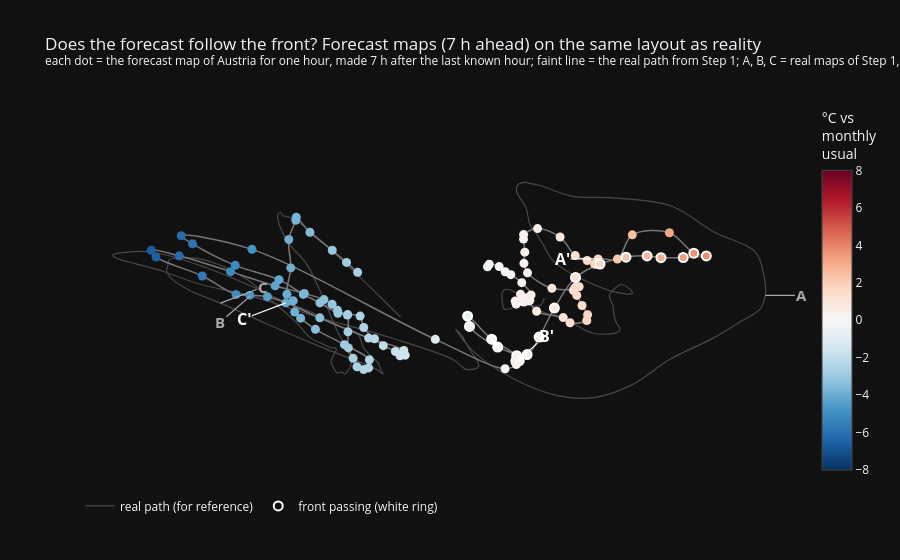

Notebook code for this chart:
### Markdown cell above
## Step 2: reality vs forecast (one map per hour)

Each dot is the **forecast** map of Austria for one hour. How it is made: for every hour t and every point, a
separate run starts at t − 6 h (the model knows everything up to t − 7 h) and forecasts 24 h; only its value for
hour t (the 7th forecast hour, so **7 h ahead**) is used here; the other 23 values are saved, not used in this figure. So every dot has the same head start (lead-time mode), 120 hours × all points = one run per point
and hour. Forecast and real maps were laid out **together**, so the faint line (the real path of Step 1) is on the
same layout. Colours and rings as in Step 1; A, B, C mark the real maps of Step 1, A′, B′, C′ the forecasts for
the same hours.

### Code cell
sel = win[::STEP]
model = load_model("NX-AI/TiRex-2", device="cpu")
if RESULTS.exists() and not RERUN and not QUICK:
    z = np.load(RESULTS)
    q = z["forecast"]
    print(f"loaded saved forecasts from {RESULTS.name}")
else:
    t0 = time.time()
    ts = [TimeseriesType(torch.from_numpy(T[t - LEAD - C : t - LEAD, c][None].copy()), None, None) for t in sel for c in pcols]
    out = model.forecast(ts, prediction_length=24, output_type="numpy", batch_size=128)
    q_all = np.stack([o[0][[0, 4, 8]] for o in out]).reshape(len(sel), len(pcols), 3, 24)  # runs started at t - LEAD, all 24 leads
    q = q_all[:, :, :, LEAD]  # (hours, points, q10/q50/q90) for hour t
    print(f"{len(ts)} forecasts in {time.time() - t0:.0f} s")
    np.savez_compressed(RESULTS, times=np.asarray(times[sel].astype(str)).astype("U"), point_id=Tw.columns[pcols].to_numpy(),
                        truth=T[sel][:, pcols], usual=usual[sel][:, pcols], forecast=q, lead=LEAD,
                        forecast_all_leads=q_all.astype(np.float16))
R2 = A[sel][:, pcols]
F2 = q[:, :, 1] - usual[sel][:, pcols]
xy, kept = mds(np.vstack([R2, F2]))
xr, xf = xy[: len(sel)], xy[len(sel):]
ts2 = times[sel]
err = np.sqrt(((F2 - R2) ** 2).mean(1))  # map error per hour (°C, root mean square over the points)
sh2 = share[::STEP]

ph2 = phase[::STEP]
keys2 = {k: i // STEP for k, i in keys.items()}
# only the forecast path (the real path is shown above in Step 1); same layout as computed together with reality
fig = go.Figure()
fig.add_trace(go.Scatter(x=xr[:, 0], y=xr[:, 1], mode="lines", line={"color": "rgba(200,200,200,0.3)", "width": 1.2, "shape": "spline"},
                         name="real path (for reference)", hoverinfo="skip"))
fig.add_trace(go.Scatter(x=xf[:, 0], y=xf[:, 1], mode="lines", line={"color": "#777777", "width": 1.5, "shape": "spline"},
                         hoverinfo="skip", showlegend=False))
fig.add_trace(go.Scatter(x=xf[:, 0], y=xf[:, 1], mode="markers", showlegend=False,
                         marker={"color": F2.mean(1), "colorscale": "RdBu_r", "cmin": -CLIM, "cmax": CLIM, "size": 9,
                                     "line": {"color": np.where(ph2 == 1, "white", "rgba(0,0,0,0)"), "width": 2},
                                     "colorbar": {"title": "°C vs<br>monthly<br>usual"}},
                         text=[f"{label(t)} (forecast)<br>Austria on average {a:+.1f} °C vs monthly usual<br>forecast map error {e:.1f} °C"
                               for t, a, e in zip(ts2, F2.mean(1), err)],
                         hovertemplate="%{text}<extra></extra>"))
fig.add_trace(go.Scatter(x=[None], y=[None], mode="markers", name="front passing (white ring)",
                         marker={"color": "rgba(0,0,0,0)", "size": 9, "line": {"color": "white", "width": 2}}))
for k, i in keys2.items():  # A, B, C on the real path (grey, like the reference line); A', B', C' on the forecast path
    fig.add_annotation(x=xr[i, 0], y=xr[i, 1], text=f"<b>{k}</b>", showarrow=True, arrowcolor="#aaaaaa", arrowwidth=1.2,
                       ax=-KEY_POS[k][0], ay=-KEY_POS[k][1], font={"size": 15, "color": "#aaaaaa"}, bgcolor="rgba(0,0,0,0)", borderwidth=0)
    fig.add_annotation(x=xf[i, 0], y=xf[i, 1], text=f"<b>{k}′</b>", showarrow=True, arrowcolor="white", arrowwidth=1.2,
                       ax=KEY_POS[k][0], ay=KEY_POS[k][1], font={"size": 16, "color": "white"}, bgcolor="rgba(0,0,0,0)", borderwidth=0)
pad = 0.05 * np.ptp(xy, axis=0)
fig.update_xaxes(visible=False, range=[xy[:, 0].min() - pad[0], xy[:, 0].max() + pad[0]])
fig.update_yaxes(visible=False, range=[xy[:, 1].min() - pad[1], xy[:, 1].max() + pad[1]], scaleanchor="x")
fig.update_layout(height=560, template="plotly_dark", legend={"orientation": "h", "y": -0.03, "x": 0},
                  title=f"Does the forecast follow the front? Forecast maps ({LEAD + 1} h ahead) on the same layout as reality"
                        "<br><sup>each dot = the forecast map of Austria for one hour, made 7 h after the last known hour; faint line = the real path from Step 1; "
                        "A, B, C = real maps of Step 1, A′, B′, C′ = forecasts for the same hours</sup>", margin={"t": 100})
fig.write_html(FIG / "exp7_reality_vs_forecast.html", include_plotlyjs="cdn", config=EDIT)
fig.show(config=EDIT)

### Figure 1 — Plotly figure (JSON) as saved in the notebook; plotly's stock layout.template omitted (floating-point values rounded to 4 significant figures)
{"data": [{"hoverinfo": "skip", "line": {"color": "rgba(200,200,200,0.3)", "shape": "spline", "width": 1.2}, "mode": "lines", "name": "real path (for reference)", "type": "scatter", "x": [41.65, 40.18, 33.8, 26.9, 26.22, 26.17, 27.39, 29.23, 31.88, 38.52, 51.02, 59.44, 68.01, 69.76, 67.99, 67.05, 65.86, 70.37, 72.98, 74.38, 67.27, 51.29, 44.9, 41.33, 38.63, 36.34, 34.89, 32.24, 31.38, 31.94, 34.49, 35.82, 40.12, 52.08, 65.97, 88.32, 104.8, 120.0, 123.2, 123.7, 121.7, 114.4, 103.9, 88.32, 74.38, 60.12, 46.18, 29.77, 14.99, 8.808, 11.2, 14.3, 16.5, 17.37, 16.09, 14.78, 12.66, 7.689, -14.95, -43.31, -67.24, -86.54, -99.98, -110.0, -117.1, -118.3, -114.5, -103.2, -84.04, -65.48, -53.82, -43.96, -37.56, -32.09, -27.35, -25.25, -22.65, -21.44, -19.67, -18.88, -17.96, -21.0, -40.01, -61.89, -78.33, -89.92, -96.18, -98.35, -97.89, -97.39, -93.88, -84.3, -68.6, -57.5, -50.13, -45.13, -40.08, -37.27, -35.36, -36.77, -37.36, -36.57, -35.15, -33.18, -32.34, -29.78, -35.41, -40.94, -46.45, -53.01, -56.33, -57.13, -56.15, -55.3, -52.69, -47.48, -36.69, -26.98, -18.97, -11.55], "y": [-0.3864, -3.086, -2.96, -4.424, -2.077, 1.833, 2.878, 2.656, 1.091, -4.178, -9.078, -13.27, -13.31, -12.11, -8.463, -2.857, 0.8328, 4.689, 3.3, 1.411, 2.051, 8.946, 13.54, 19.38, 23.84, 27.0, 33.28, 37.47, 39.49, 41.73, 42.57, 42.3, 41.41, 37.41, 36.88, 33.99, 24.08, 16.79, 7.503, 0.7077, -4.467, -9.091, -15.37, -23.04, -32.41, -37.23, -36.41, -29.99, -19.7, -11.85, -14.31, -19.88, -22.86, -25.65, -26.57, -26.78, -26.78, -23.03, -15.11, -7.05, 0.4874, 4.97, 9.717, 12.47, 14.53, 15.66, 16.53, 16.66, 11.09, 3.44, -1.993, -5.842, -9.557, -11.51, -13.66, -18.89, -21.67, -22.87, -24.7, -26.99, -28.44, -26.47, -18.89, -9.549, -2.21, 2.596, 6.582, 9.906, 11.54, 13.83, 14.56, 13.81, 6.648, -2.888, -9.446, -14.99, -17.49, -18.75, -19.01, -22.26, -23.71, -25.91, -28.06, -27.79, -28.52, -24.21, -11.81, 1.257, 12.36, 19.95, 26.31, 30.31, 31.5, 30.33, 29.63, 26.4, 16.94, 7.733, -0.005338, -7.383]}, {"hoverinfo": "skip", "line": {"color": "#777777", "shape": "spline", "width": 1.5}, "mode": "lines", "showlegend": false, "type": "scatter", "x": [20.65, 21.3, 24.99, 27.22, 29.3, 33.37, 36.81, 32.91, 33.28, 30.92, 31.28, 34.12, 35.41, 36.36, 36.06, 35.55, 38.86, 48.74, 51.25, 57.47, 57.77, 55.7, 53.76, 52.51, 54.64, 53.27, 52.92, 44.53, 35.5, 34.17, 34.49, 34.01, 34.03, 39.22, 47.57, 53.17, 57.6, 60.32, 60.64, 61.67, 68.81, 74.34, 88.09, 97.13, 101.8, 93.21, 84.96, 79.82, 72.0, 62.36, 53.29, 45.44, 39.79, 35.35, 24.44, 13.98, 13.28, 22.18, 31.48, 32.4, 31.24, 30.87, 31.33, 27.17, 1.294, -66.66, -92.9, -88.69, -72.87, -56.65, -47.61, -41.47, -34.81, -31.15, -26.57, -25.24, -21.24, -17.97, -13.48, -11.76, -9.85, -10.38, -23.41, -41.51, -54.09, -60.95, -67.44, -72.57, -85.09, -102.3, -104.0, -93.64, -74.62, -58.08, -47.24, -39.98, -36.96, -34.94, -31.3, -31.08, -30.91, -29.17, -27.74, -25.26, -23.41, -23.13, -32.38, -43.14, -48.62, -50.82, -51.36, -53.71, -52.28, -53.01, -50.41, -50.24, -45.18, -36.9, -31.6, -27.49], "y": [11.3, 12.22, 11.34, 9.426, 8.347, 5.396, 0.836, 1.112, -1.45, -1.451, -2.591, -1.812, -0.2207, -1.145, -1.313, -0.632, -5.215, -7.559, -9.48, -8.651, -6.467, -3.068, 0.6673, 2.466, 3.884, 3.732, 3.217, 3.28, 9.024, 12.56, 16.7, 21.55, 23.22, 25.42, 22.3, 15.41, 13.62, 12.32, 12.2, 14.2, 14.14, 23.11, 23.91, 16.32, 15.29, 14.72, 14.67, 15.31, 14.81, 12.31, 7.302, -4.028, -14.79, -21.27, -18.5, -10.82, -7.031, -15.57, -21.68, -23.65, -23.92, -23.34, -24.97, -26.52, -15.62, 17.73, 22.78, 19.8, 11.81, 6.491, 1.043, -2.114, -5.956, -6.441, -7.0, -11.25, -15.41, -17.97, -20.13, -21.75, -21.48, -19.72, -15.15, -7.642, -2.086, 0.1848, 0.7459, 1.012, 7.869, 14.86, 17.39, 15.34, 9.47, 4.207, 1.377, -0.9006, -2.603, -4.868, -6.643, -12.83, -18.79, -22.64, -25.77, -26.82, -26.23, -23.24, -17.6, -11.93, -7.765, -5.486, -1.352, 1.079, 10.85, 21.38, 28.53, 29.65, 24.07, 17.41, 12.89, 9.213]}, {"hovertemplate": "%{text}<extra></extra>", "marker": {"cmax": 8, "cmin": -8, "color": [-0.3727, -0.335, -0.1308, 0.01318, 0.1144, 0.3258, 0.5175, 0.3402, 0.3597, 0.2425, 0.2339, 0.3577, 0.421, 0.4742, 0.4663, 0.4307, 0.6393, 1.167, 1.326, 1.657, 1.648, 1.533, 1.421, 1.358, 1.452, 1.382, 1.368, 0.9254, 0.4163, 0.3308, 0.3138, 0.2541, 0.2473, 0.5271, 0.9916, 1.321, 1.571, 1.736, 1.753, 1.796, 2.156, 2.434, 3.134, 3.589, 3.8, 3.363, 2.927, 2.65, 2.23, 1.74, 1.29, 0.9342, 0.7118, 0.5535, 0.01442, -0.5619, -0.5929, -0.1065, 0.3857, 0.4226, 0.3437, 0.3101, 0.3365, 0.1479, -1.173, -4.783, -6.2, -5.927, -5.025, -4.134, -3.628, -3.321, -2.961, -2.767, -2.528, -2.443, -2.223, -2.054, -1.825, -1.728, -1.617, -1.652, -2.354, -3.34, -4.03, -4.422, -4.78, -5.07, -5.714, -6.59, -6.661, -6.111, -5.121, -4.232, -3.655, -3.257, -3.094, -2.979, -2.805, -2.776, -2.762, -2.653, -2.567, -2.447, -2.359, -2.352, -2.839, -3.415, -3.71, -3.83, -3.869, -3.987, -3.91, -3.908, -3.77, -3.746, -3.512, -3.093, -2.823, -2.619], "colorbar": {"title": {"text": "°C vs<br>monthly<br>usual"}}, "colorscale": [[0.0, "rgb(5,48,97)"], [0.1, "rgb(33,102,172)"], [0.2, "rgb(67,147,195)"], [0.3, "rgb(146,197,222)"], [0.4, "rgb(209,229,240)"], [0.5, "rgb(247,247,247)"], [0.6, "rgb(253,219,199)"], [0.7, "rgb(244,165,130)"], [0.8, "rgb(214,96,77)"], [0.9, "rgb(178,24,43)"], [1.0, "rgb(103,0,31)"]], "line": {"color": ["rgba(0,0,0,0)", "rgba(0,0,0,0)", "rgba(0,0,0,0)", "rgba(0,0,0,0)", "rgba(0,0,0,0)", "rgba(0,0,0,0)", "rgba(0,0,0,0)", "rgba(0,0,0,0)", "rgba(0,0,0,0)", "rgba(0,0,0,0)", "rgba(0,0,0,0)", "rgba(0,0,0,0)", "rgba(0,0,0,0)", "rgba(0,0,0,0)", "rgba(0,0,0,0)", "rgba(0,0,0,0)", "rgba(0,0,0,0)", "rgba(0,0,0,0)", "rgba(0,0,0,0)", "rgba(0,0,0,0)", "rgba(0,0,0,0)", "rgba(0,0,0,0)", "rgba(0,0,0,0)", "rgba(0,0,0,0)", "rgba(0,0,0,0)", "rgba(0,0,0,0)", "rgba(0,0,0,0)", "rgba(0,0,0,0)", "rgba(0,0,0,0)", "rgba(0,0,0,0)", "rgba(0,0,0,0)", "rgba(0,0,0,0)", "rgba(0,0,0,0)", "rgba(0,0,0,0)", "rgba(0,0,0,0)", "rgba(0,0,0,0)", "rgba(0,0,0,0)", "rgba(0,0,0,0)", "rgba(0,0,0,0)", "rgba(0,0,0,0)", "rgba(0,0,0,0)", "rgba(0,0,0,0)", "rgba(0,0,0,0)", "white", "white", "white", "white", "white", "white", "white", "white", "white", "white", "white", "white", "white", "white", "white", "white", "white", "white", "rgba(0,0,0,0)", "rgba(0,0,0,0)", "rgba(0,0,0,0)", "rgba(0,0,0,0)", "rgba(0,0,0,0)", "rgba(0,0,0,0)", "rgba(0,0,0,0)", "rgba(0,0,0,0)", "rgba(0,0,0,0)", "rgba(0,0,0,0)", "rgba(0,0,0,0)", "rgba(0,0,0,0)", "rgba(0,0,0,0)", "rgba(0,0,0,0)", "rgba(0,0,0,0)", "rgba(0,0,0,0)", "rgba(0,0,0,0)", "rgba(0,0,0,0)", "rgba(0,0,0,0)", "rgba(0,0,0,0)", "rgba(0,0,0,0)", "rgba(0,0,0,0)", "rgba(0,0,0,0)", "rgba(0,0,0,0)", "rgba(0,0,0,0)", "rgba(0,0,0,0)", "rgba(0,0,0,0)", "rgba(0,0,0,0)", "rgba(0,0,0,0)", "rgba(0,0,0,0)", "rgba(0,0,0,0)", "rgba(0,0,0,0)", "rgba(0,0,0,0)", "rgba(0,0,0,0)", "rgba(0,0,0,0)", "rgba(0,0,0,0)", "rgba(0,0,0,0)", "rgba(0,0,0,0)", "rgba(0,0,0,0)", "rgba(0,0,0,0)", "rgba(0,0,0,0)", "rgba(0,0,0,0)", "rgba(0,0,0,0)", "rgba(0,0,0,0)", "rgba(0,0,0,0)", "rgba(0,0,0,0)", "rgba(0,0,0,0)", "rgba(0,0,0,0)", "rgba(0,0,0,0)", "rgba(0,0,0,0)", "rgba(0,0,0,0)", "rgba(0,0,0,0)", "rgba(0,0,0,0)", "rgba(0,0,0,0)", "rgba(0,0,0,0)", "rgba(0,0,0,0)", "rgba(0,0,0,0)", "rgba(0,0,0,0)", "rgba(0,0,0,0)"], "width": 2}, "size": 9}, "mode": "markers", "showlegend": false, "text": ["Mon 23 Mar 21:00 (forecast)<br>Austria on average -0.4 °C vs monthly usual<br>forecast map error 1.6 °C", "Mon 23 Mar 22:00 (forecast)<br>Austria on average -0.3 °C vs monthly usual<br>forecast map error 1.6 °C", "Mon 23 Mar 23:00 (forecast)<br>Austria on average -0.1 °C vs monthly usual<br>forecast map error 1.4 °C", "Tue 24 Mar 00:00 (forecast)<br>Austria on average +0.0 °C vs monthly usual<br>forecast map error 1.3 °C", "Tue 24 Mar 01:00 (forecast)<br>Austria on average +0.1 °C vs monthly usual<br>forecast map error 1.2 °C", "Tue 24 Mar 02:00 (forecast)<br>Austria on average +0.3 °C vs monthly usual<br>forecast map error 1.1 °C", "Tue 24 Mar 03:00 (forecast)<br>Austria on average +0.5 °C vs monthly usual<br>forecast map error 1.2 °C", "Tue 24 Mar 04:00 (forecast)<br>Austria on average +0.3 °C vs monthly usual<br>forecast map error 1.3 °C", "Tue 24 Mar 05:00 (forecast)<br>Austria on average +0.4 °C vs monthly usual<br>forecast map error 1.3 °C", "Tue 24 Mar 06:00 (forecast)<br>Austria on average +0.2 °C vs monthly usual<br>forecast map error 1.3 °C", "Tue 24 Mar 07:00 (forecast)<br>Austria on average +0.2 °C vs monthly usual<br>forecast map error 1.4 °C", "Tue 24 Mar 08:00 (forecast)<br>Austria on average +0.4 °C vs monthly usual<br>forecast map error 1.8 °C", "Tue 24 Mar 09:00 (forecast)<br>Austria on average +0.4 °C vs monthly usual<br>forecast map error 2.1 °C", "Tue 24 Mar 10:00 (forecast)<br>Austria on average +0.5 °C vs monthly usual<br>forecast map error 2.2 °C", "Tue 24 Mar 11:00 (forecast)<br>Austria on average +0.5 °C vs monthly usual<br>forecast map error 2.0 °C", "Tue 24 Mar 12:00 (forecast)<br>Austria on average +0.4 °C vs monthly usual<br>forecast map error 2.0 °C", "Tue 24 Mar 13:00 (forecast)<br>Austria on average +0.6 °C vs monthly usual<br>forecast map error 1.9 °C", "Tue 24 Mar 14:00 (forecast)<br>Austria on average +1.2 °C vs monthly usual<br>forecast map error 1.8 °C", "Tue 24 Mar 15:00 (forecast)<br>Austria on average +1.3 °C vs monthly usual<br>forecast map error 1.7 °C", "Tue 24 Mar 16:00 (forecast)<br>Austria on average +1.7 °C vs monthly usual<br>forecast map error 1.4 °C", "Tue 24 Mar 17:00 (forecast)<br>Austria on average +1.6 °C vs monthly usual<br>forecast map error 1.1 °C", "Tue 24 Mar 18:00 (forecast)<br>Austria on average +1.5 °C vs monthly usual<br>forecast map error 1.0 °C", "Tue 24 Mar 19:00 (forecast)<br>Austria on average +1.4 °C vs monthly usual<br>forecast map error 1.1 °C", "Tue 24 Mar 20:00 (forecast)<br>Austria on average +1.4 °C vs monthly usual<br>forecast map error 1.3 °C", "Tue 24 Mar 21:00 (forecast)<br>Austria on average +1.5 °C vs monthly usual<br>forecast map error 1.6 °C", "Tue 24 Mar 22:00 (forecast)<br>Austria on average +1.4 °C vs monthly usual<br>forecast map error 1.8 °C", "Tue 24 Mar 23:00 (forecast)<br>Austria on average +1.4 °C vs monthly usual<br>forecast map error 2.1 °C", "Wed 25 Mar 00:00 (forecast)<br>Austria on average +0.9 °C vs monthly usual<br>forecast map error 2.1 °C", "Wed 25 Mar 01:00 (forecast)<br>Austria on average +0.4 °C vs monthly usual<br>forecast map error 1.9 °C", "Wed 25 Mar 02:00 (forecast)<br>Austria on average +0.3 °C vs monthly usual<br>forecast map error 1.8 °C", "Wed 25 Mar 03:00 (forecast)<br>Austria on average +0.3 °C vs monthly usual<br>forecast map error 1.7 °C", "Wed 25 Mar 04:00 (forecast)<br>Austria on average +0.3 °C vs monthly usual<br>forecast map error 1.6 °C", "Wed 25 Mar 05:00 (forecast)<br>Austria on average +0.2 °C vs monthly usual<br>forecast map error 1.5 °C", "Wed 25 Mar 06:00 (forecast)<br>Austria on average +0.5 °C vs monthly usual<br>forecast map error 1.4 °C", "Wed 25 Mar 07:00 (forecast)<br>Austria on average +1.0 °C vs monthly usual<br>forecast map error 1.7 °C", "Wed 25 Mar 08:00 (forecast)<br>Austria on average +1.3 °C vs monthly usual<br>forecast map error 2.6 °C", "Wed 25 Mar 09:00 (forecast)<br>Austria on average +1.6 °C vs monthly usual<br>forecast map error 2.9 °C", "Wed 25 Mar 10:00 (forecast)<br>Austria on average +1.7 °C vs monthly usual<br>forecast map error 3.4 °C", "Wed 25 Mar 11:00 (forecast)<br>Austria on average +1.8 °C vs monthly usual<br>forecast map error 3.5 °C", "Wed 25 Mar 12:00 (forecast)<br>Austria on average +1.8 °C vs monthly usual<br>forecast map error 3.6 °C", "Wed 25 Mar 13:00 (forecast)<br>Austria on average +2.2 °C vs monthly usual<br>forecast map error 3.3 °C", "Wed 25 Mar 14:00 (forecast)<br>Austria on average +2.4 °C vs monthly usual<br>forecast map error 3.1 °C", "Wed 25 Mar 15:00 (forecast)<br>Austria on average +3.1 °C vs monthly usual<br>forecast map error 2.8 °C", "Wed 25 Mar 16:00 (forecast)<br>Austria on average +3.6 °C vs monthly usual<br>forecast map error 2.8 °C", "Wed 25 Mar 17:00 (forecast)<br>Austria on average +3.8 °C vs monthly usual<br>forecast map error 3.6 °C", "Wed 25 Mar 18:00 (forecast)<br>Austria on average +3.4 °C vs monthly usual<br>forecast map error 3.9 °C", "Wed 25 Mar 19:00 (forecast)<br>Austria on average +2.9 °C vs monthly usual<br>forecast map error 3.9 °C", "Wed 25 Mar 20:00 (forecast)<br>Austria on average +2.7 °C vs monthly usual<br>forecast map error 4.0 °C", "Wed 25 Mar 21:00 (forecast)<br>Austria on average +2.2 °C vs monthly usual<br>forecast map error 3.8 °C", "Wed 25 Mar 22:00 (forecast)<br>Austria on average +1.7 °C vs monthly usual<br>forecast map error 3.3 °C", "Wed 25 Mar 23:00 (forecast)<br>Austria on average +1.3 °C vs monthly usual<br>forecast map error 2.8 °C", "Thu 26 Mar 00:00 (forecast)<br>Austria on average +0.9 °C vs monthly usual<br>forecast map error 2.4 °C", "Thu 26 Mar 01:00 (forecast)<br>Austria on average +0.7 °C vs monthly usual<br>forecast map error 2.1 °C", "Thu 26 Mar 02:00 (forecast)<br>Austria on average +0.6 °C vs monthly usual<br>forecast map error 1.8 °C", "Thu 26 Mar 03:00 (forecast)<br>Austria on average +0.0 °C vs monthly usual<br>forecast map error 1.5 °C", "Thu 26 Mar 04:00 (forecast)<br>Austria on average -0.6 °C vs monthly usual<br>forecast map error 1.4 °C", "Thu 26 Mar 05:00 (forecast)<br>Austria on average -0.6 °C vs monthly usual<br>forecast map error 1.5 °C", "Thu 26 Mar 06:00 (forecast)<br>Austria on average -0.1 °C vs monthly usual<br>forecast map error 1.3 °C", "Thu 26 Mar 07:00 (forecast)<br>Austria on average +0.4 °C vs monthly usual<br>forecast map error 2.6 °C", "Thu 26 Mar 08:00 (forecast)<br>Austria on average +0.4 °C vs monthly usual<br>forecast map error 4.2 °C", "Thu 26 Mar 09:00 (forecast)<br>Austria on average +0.3 °C vs monthly usual<br>forecast map error 5.4 °C", "Thu 26 Mar 10:00 (forecast)<br>Austria on average +0.3 °C vs monthly usual<br>forecast map error 6.4 °C", "Thu 26 Mar 11:00 (forecast)<br>Austria on average +0.3 °C vs monthly usual<br>forecast map error 7.2 °C", "Thu 26 Mar 12:00 (forecast)<br>Austria on average +0.1 °C vs monthly usual<br>forecast map error 7.5 °C", "Thu 26 Mar 13:00 (forecast)<br>Austria on average -1.2 °C vs monthly usual<br>forecast map error 6.5 °C", "Thu 26 Mar 14:00 (forecast)<br>Austria on average -4.8 °C vs monthly usual<br>forecast map error 3.2 °C", "Thu 26 Mar 15:00 (forecast)<br>Austria on average -6.2 °C vs monthly usual<br>forecast map error 1.9 °C", "Thu 26 Mar 16:00 (forecast)<br>Austria on average -5.9 °C vs monthly usual<br>forecast map error 1.4 °C", "Thu 26 Mar 17:00 (forecast)<br>Austria on average -5.0 °C vs monthly usual<br>forecast map error 1.2 °C", "Thu 26 Mar 18:00 (forecast)<br>Austria on average -4.1 °C vs monthly usual<br>forecast map error 1.0 °C", "Thu 26 Mar 19:00 (forecast)<br>Austria on average -3.6 °C vs monthly usual<br>forecast map error 0.9 °C", "Thu 26 Mar 20:00 (forecast)<br>Austria on average -3.3 °C vs monthly usual<br>forecast map error 0.8 °C", "Thu 26 Mar 21:00 (forecast)<br>Austria on average -3.0 °C vs monthly usual<br>forecast map error 0.8 °C", "Thu 26 Mar 22:00 (forecast)<br>Austria on average -2.8 °C vs monthly usual<br>forecast map error 0.8 °C", "Thu 26 Mar 23:00 (forecast)<br>Austria on average -2.5 °C vs monthly usual<br>forecast map error 0.8 °C", "Fri 27 Mar 00:00 (forecast)<br>Austria on average -2.4 °C vs monthly usual<br>forecast map error 0.8 °C", "Fri 27 Mar 01:00 (forecast)<br>Austria on average -2.2 °C vs monthly usual<br>forecast map error 0.8 °C", "Fri 27 Mar 02:00 (forecast)<br>Austria on average -2.1 °C vs monthly usual<br>forecast map error 0.7 °C", "Fri 27 Mar 03:00 (forecast)<br>Austria on average -1.8 °C vs monthly usual<br>forecast map error 0.8 °C", "Fri 27 Mar 04:00 (forecast)<br>Austria on average -1.7 °C vs monthly usual<br>forecast map error 0.8 °C", "Fri 27 Mar 05:00 (forecast)<br>Austria on average -1.6 °C vs monthly usual<br>forecast map error 0.8 °C", "Fri 27 Mar 06:00 (forecast)<br>Austria on average -1.7 °C vs monthly usual<br>forecast map error 0.9 °C", "Fri 27 Mar 07:00 (forecast)<br>Austria on average -2.4 °C vs monthly usual<br>forecast map error 1.1 °C", "Fri 27 Mar 08:00 (forecast)<br>Austria on average -3.3 °C vs monthly usual<br>forecast map error 1.3 °C", "Fri 27 Mar 09:00 (forecast)<br>Austria on average -4.0 °C vs monthly usual<br>forecast map error 1.6 °C", "Fri 27 Mar 10:00 (forecast)<br>Austria on average -4.4 °C vs monthly usual<br>forecast map error 1.8 °C", "Fri 27 Mar 11:00 (forecast)<br>Austria on average -4.8 °C vs monthly usual<br>forecast map error 1.9 °C", "Fri 27 Mar 12:00 (forecast)<br>Austria on average -5.1 °C vs monthly usual<br>forecast map error 1.8 °C", "Fri 27 Mar 13:00 (forecast)<br>Austria on average -5.7 °C vs monthly usual<br>forecast map error 1.5 °C", "Fri 27 Mar 14:00 (forecast)<br>Austria on average -6.6 °C vs monthly usual<br>forecast map error 1.4 °C", "Fri 27 Mar 15:00 (forecast)<br>Austria on average -6.7 °C vs monthly usual<br>forecast map error 1.3 °C", "Fri 27 Mar 16:00 (forecast)<br>Austria on average -6.1 °C vs monthly usual<br>forecast map error 1.2 °C", "Fri 27 Mar 17:00 (forecast)<br>Austria on average -5.1 °C vs monthly usual<br>forecast map error 1.1 °C", "Fri 27 Mar 18:00 (forecast)<br>Austria on average -4.2 °C vs monthly usual<br>forecast map error 1.0 °C", "Fri 27 Mar 19:00 (forecast)<br>Austria on average -3.7 °C vs monthly usual<br>forecast map error 1.1 °C", "Fri 27 Mar 20:00 (forecast)<br>Austria on average -3.3 °C vs monthly usual<br>forecast map error 1.2 °C", "Fri 27 Mar 21:00 (forecast)<br>Austria on average -3.1 °C vs monthly usual<br>forecast map error 1.2 °C", "Fri 27 Mar 22:00 (forecast)<br>Austria on average -3.0 °C vs monthly usual<br>forecast map error 1.2 °C", "Fri 27 Mar 23:00 (forecast)<br>Austria on average -2.8 °C vs monthly usual<br>forecast map error 1.2 °C", "Sat 28 Mar 00:00 (forecast)<br>Austria on average -2.8 °C vs monthly usual<br>forecast map error 1.2 °C", "Sat 28 Mar 01:00 (forecast)<br>Austria on average -2.8 °C vs monthly usual<br>forecast map error 1.2 °C", "Sat 28 Mar 02:00 (forecast)<br>Austria on average -2.7 °C vs monthly usual<br>forecast map error 1.2 °C", "Sat 28 Mar 03:00 (forecast)<br>Austria on average -2.6 °C vs monthly usual<br>forecast map error 1.2 °C", "Sat 28 Mar 04:00 (forecast)<br>Austria on average -2.4 °C vs monthly usual<br>forecast map error 1.2 °C", "Sat 28 Mar 05:00 (forecast)<br>Austria on average -2.4 °C vs monthly usual<br>forecast map error 1.2 °C", "Sat 28 Mar 06:00 (forecast)<br>Austria on average -2.4 °C vs monthly usual<br>forecast map error 1.1 °C", "Sat 28 Mar 07:00 (forecast)<br>Austria on average -2.8 °C vs monthly usual<br>forecast map error 1.2 °C", "Sat 28 Mar 08:00 (forecast)<br>Austria on average -3.4 °C vs monthly usual<br>forecast map error 1.6 °C", "Sat 28 Mar 09:00 (forecast)<br>Austria on average -3.7 °C vs monthly usual<br>forecast map error 2.0 °C", "Sat 28 Mar 10:00 (forecast)<br>Austria on average -3.8 °C vs monthly usual<br>forecast map error 2.3 °C", "Sat 28 Mar 11:00 (forecast)<br>Austria on average -3.9 °C vs monthly usual<br>forecast map error 2.6 °C", "Sat 28 Mar 12:00 (forecast)<br>Austria on average -4.0 °C vs monthly usual<br>forecast map error 2.8 °C", "Sat 28 Mar 13:00 (forecast)<br>Austria on average -3.9 °C vs monthly usual<br>forecast map error 2.5 °C", "Sat 28 Mar 14:00 (forecast)<br>Austria on average -3.9 °C vs monthly usual<br>forecast map error 1.9 °C", "Sat 28 Mar 15:00 (forecast)<br>Austria on average -3.8 °C vs monthly usual<br>forecast map error 1.5 °C", "Sat 28 Mar 16:00 (forecast)<br>Austria on average -3.7 °C vs monthly usual<br>forecast map error 1.2 °C", "Sat 28 Mar 17:00 (forecast)<br>Austria on average -3.5 °C vs monthly usual<br>forecast map error 1.3 °C", "Sat 28 Mar 18:00 (forecast)<br>Austria on average -3.1 °C vs monthly usual<br>forecast map error 1.3 °C", "Sat 28 Mar 19:00 (forecast)<br>Austria on average -2.8 °C vs monthly usual<br>forecast map error 1.4 °C", "Sat 28 Mar 20:00 (forecast)<br>Austria on average -2.6 °C vs monthly usual<br>forecast map error 1.6 °C"], "type": "scatter", "x": [20.65, 21.3, 24.99, 27.22, 29.3, 33.37, 36.81, 32.91, 33.28, 30.92, 31.28, 34.12, 35.41, 36.36, 36.06, 35.55, 38.86, 48.74, 51.25, 57.47, 57.77, 55.7, 53.76, 52.51, 54.64, 53.27, 52.92, 44.53, 35.5, 34.17, 34.49, 34.01, 34.03, 39.22, 47.57, 53.17, 57.6, 60.32, 60.64, 61.67, 68.81, 74.34, 88.09, 97.13, 101.8, 93.21, 84.96, 79.82, 72.0, 62.36, 53.29, 45.44, 39.79, 35.35, 24.44, 13.98, 13.28, 22.18, 31.48, 32.4, 31.24, 30.87, 31.33, 27.17, 1.294, -66.66, -92.9, -88.69, -72.87, -56.65, -47.61, -41.47, -34.81, -31.15, -26.57, -25.24, -21.24, -17.97, -13.48, -11.76, -9.85, -10.38, -23.41, -41.51, -54.09, -60.95, -67.44, -72.57, -85.09, -102.3, -104.0, -93.64, -74.62, -58.08, -47.24, -39.98, -36.96, -34.94, -31.3, -31.08, -30.91, -29.17, -27.74, -25.26, -23.41, -23.13, -32.38, -43.14, -48.62, -50.82, -51.36, -53.71, -52.28, -53.01, -50.41, -50.24, -45.18, -36.9, -31.6, -27.49], "y": [11.3, 12.22, 11.34, 9.426, 8.347, 5.396, 0.836, 1.112, -1.45, -1.451, -2.591, -1.812, -0.2207, -1.145, -1.313, -0.632, -5.215, -7.559, -9.48, -8.651, -6.467, -3.068, 0.6673, 2.466, 3.884, 3.732, 3.217, 3.28, 9.024, 12.56, 16.7, 21.55, 23.22, 25.42, 22.3, 15.41, 13.62, 12.32, 12.2, 14.2, 14.14, 23.11, 23.91, 16.32, 15.29, 14.72, 14.67, 15.31, 14.81, 12.31, 7.302, -4.028, -14.79, -21.27, -18.5, -10.82, -7.031, -15.57, -21.68, -23.65, -23.92, -23.34, -24.97, -26.52, -15.62, 17.73, 22.78, 19.8, 11.81, 6.491, 1.043, -2.114, -5.956, -6.441, -7.0, -11.25, -15.41, -17.97, -20.13, -21.75, -21.48, -19.72, -15.15, -7.642, -2.086, 0.1848, 0.7459, 1.012, 7.869, 14.86, 17.39, 15.34, 9.47, 4.207, 1.377, -0.9006, -2.603, -4.868, -6.643, -12.83, -18.79, -22.64, -25.77, -26.82, -26.23, -23.24, -17.6, -11.93, -7.765, -5.486, -1.352, 1.079, 10.85, 21.38, 28.53, 29.65, 24.07, 17.41, 12.89, 9.213]}, {"marker": {"color": "rgba(0,0,0,0)", "line": {"color": "white", "width": 2}, "size": 9}, "mode": "markers", "name": "front passing (white ring)", "type": "scatter", "x": [null], "y": [null]}], "layout": {"annotations": [{"arrowcolor": "#aaaaaa", "arrowwidth": 1.2, "ax": 36, "ay": 0, "bgcolor": "rgba(0,0,0,0)", "borderwidth": 0, "font": {"color": "#aaaaaa", "size": 15}, "showarrow": true, "text": "<b>A</b>", "x": 123.7, "y": 0.7077}, {"arrowcolor": "white", "arrowwidth": 1.2, "ax": -36, "ay": 0, "bgcolor": "rgba(0,0,0,0)", "borderwidth": 0, "font": {"color": "white", "size": 16}, "showarrow": true, "text": "<b>A′</b>", "x": 61.67, "y": 14.2}, {"arrowcolor": "#aaaaaa", "arrowwidth": 1.2, "ax": -30, "ay": 26, "bgcolor": "rgba(0,0,0,0)", "borderwidth": 0, "font": {"color": "#aaaaaa", "size": 15}, "showarrow": true, "text": "<b>B</b>", "x": -67.24, "y": 0.4874}, {"arrowcolor": "white", "arrowwidth": 1.2, "ax": 30, "ay": -26, "bgcolor": "rgba(0,0,0,0)", "borderwidth": 0, "font": {"color": "white", "size": 16}, "showarrow": true, "text": "<b>B′</b>", "x": 31.24, "y": -23.92}, {"arrowcolor": "#aaaaaa", "arrowwidth": 1.2, "ax": 42, "ay": -16, "bgcolor": "rgba(0,0,0,0)", "borderwidth": 0, "font": {"color": "#aaaaaa", "size": 15}, "showarrow": true, "text": "<b>C</b>", "x": -78.33, "y": -2.21}, {"arrowcolor": "white", "arrowwidth": 1.2, "ax": -42, "ay": 16, "bgcolor": "rgba(0,0,0,0)", "borderwidth": 0, "font": {"color": "white", "size": 16}, "showarrow": true, "text": "<b>C′</b>", "x": -54.09, "y": -2.086}], "height": 560, "legend": {"orientation": "h", "x": 0, "y": -0.03}, "margin": {"t": 100}, "title": {"text": "Does the forecast follow the front? Forecast maps (7 h ahead) on the same layout as reality<br><sup>each dot = the forecast map of Austria for one hour, made 7 h after the last known hour; faint line = the real path from Step 1; A, B, C = real maps of Step 1, A′, B′, C′ = forecasts for the same hours</sup>"}, "xaxis": {"range": [-130.4, 135.8], "visible": false}, "yaxis": {"range": [-41.22, 46.56], "scaleanchor": "x", "visible": false}}}
